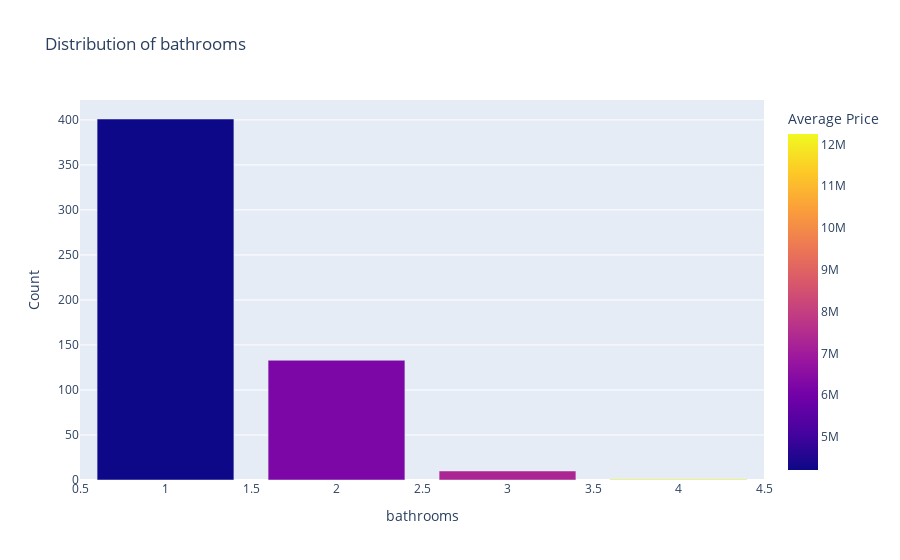

Source (notebook cell):
### Code cell
# Distribution for categorical features compared with price target

cat_feature = 'bathrooms'

data_engineering.plot_feature_distribution(df_cleaned, cat_feature, is_categorical=True, comparison=True)

### Figure 1 — Plotly figure (JSON) as saved in the notebook; plotly's stock layout.template omitted (floating-point values rounded to 4 significant figures)
{"data": [{"alignmentgroup": "True", "hovertemplate": "bathrooms=%{x}<br>Count=%{y}<br>Average Price=%{marker.color}<extra></extra>", "legendgroup": "", "marker": {"color": [4207000.0, 6209000.0, 7282100, 12250000], "coloraxis": "coloraxis", "pattern": {"shape": ""}}, "name": "", "offsetgroup": "", "orientation": "v", "showlegend": false, "textposition": "auto", "type": "bar", "x": [1, 2, 3, 4], "xaxis": "x", "y": [401, 133, 10, 1], "yaxis": "y"}], "layout": {"barmode": "relative", "coloraxis": {"colorbar": {"title": {"text": "Average Price"}}, "colorscale": [[0, "#0d0887"], [0.1111, "#46039f"], [0.2222, "#7201a8"], [0.3333, "#9c179e"], [0.4444, "#bd3786"], [0.5556, "#d8576b"], [0.6667, "#ed7953"], [0.7778, "#fb9f3a"], [0.8889, "#fdca26"], [1, "#f0f921"]]}, "legend": {"tracegroupgap": 0}, "title": {"text": "Distribution of bathrooms"}, "xaxis": {"anchor": "y", "domain": [0, 1], "title": {"text": "bathrooms"}}, "yaxis": {"anchor": "x", "domain": [0, 1], "title": {"text": "Count"}}}}
